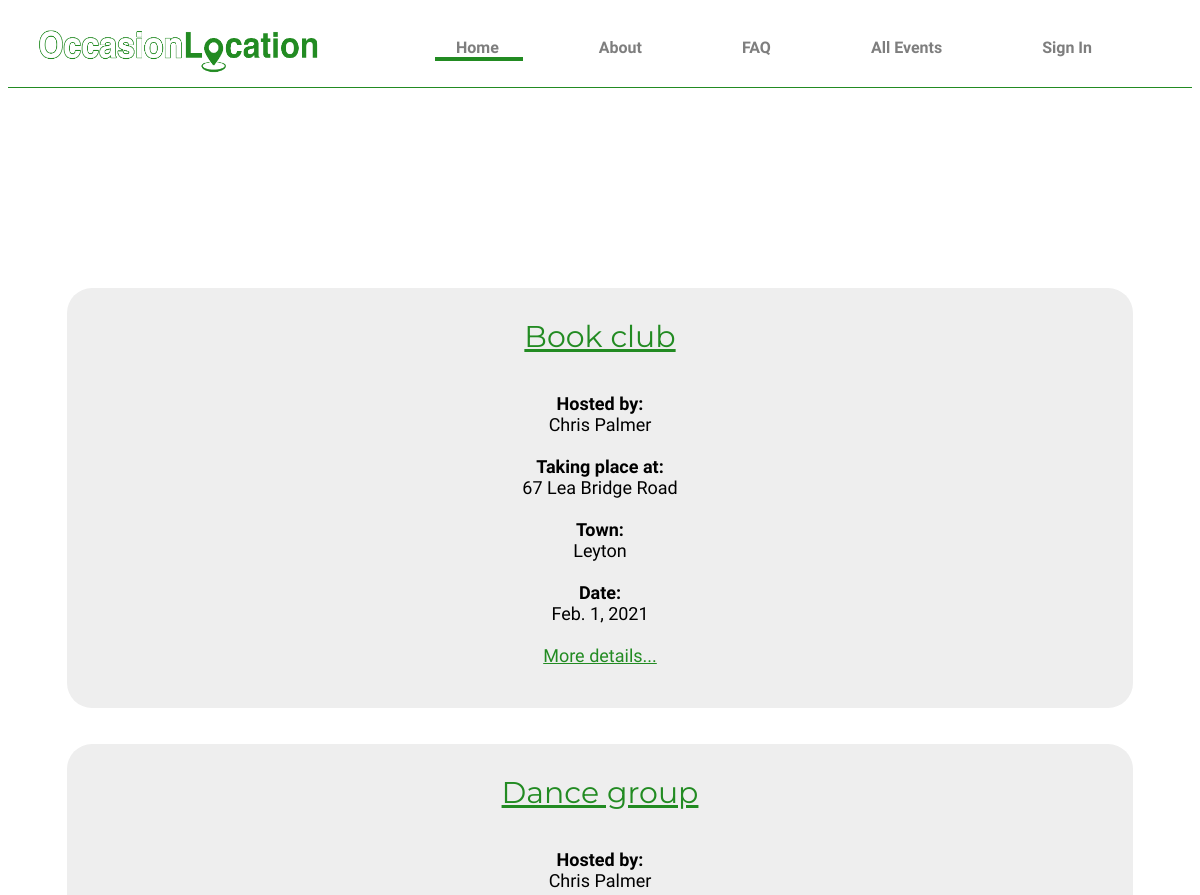
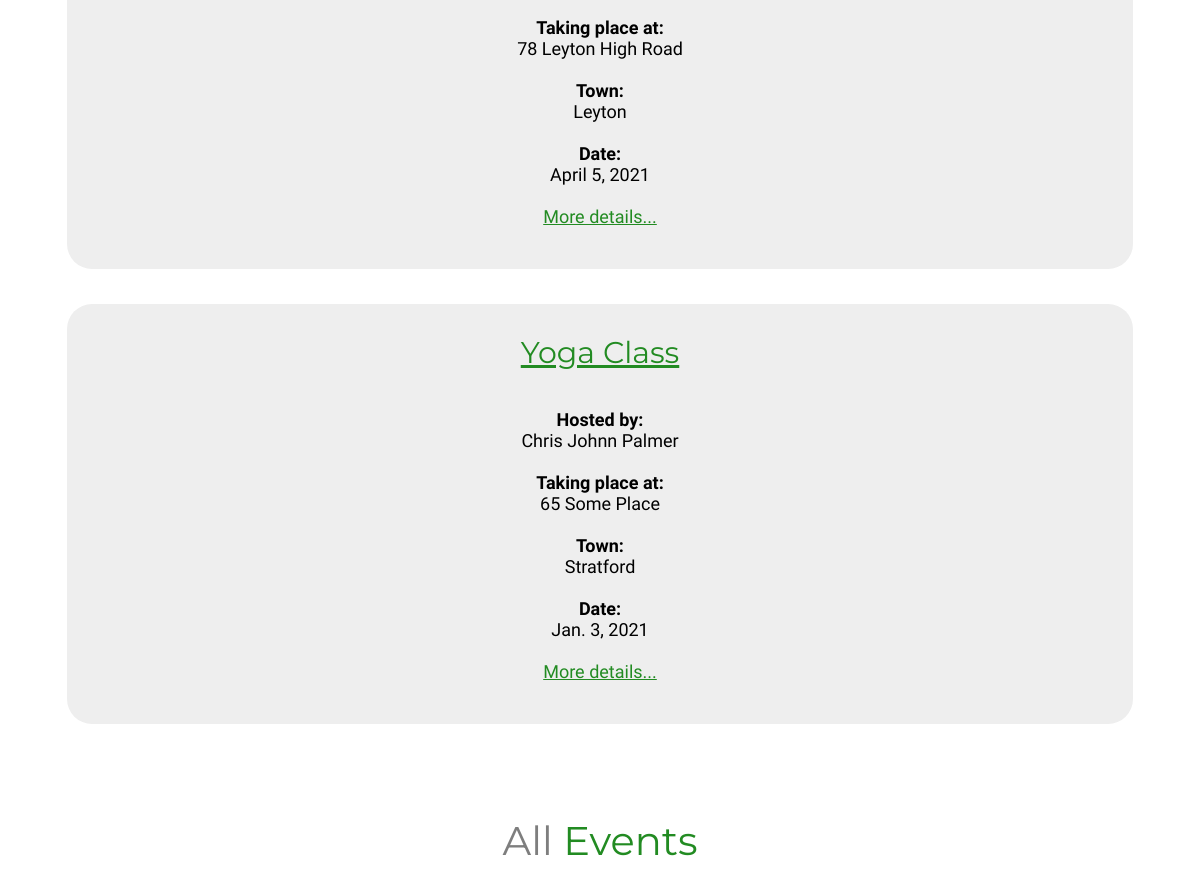
Page /list_events on the committed database (2 pictures, top to bottom).
### events/models.py (models this page shows, shortened)
class Event(models.Model):
	title = models.CharField(max_length=50)
	date = models.DateField()
	address = models.CharField(max_length=50)
	town = models.CharField(max_length=30)
	county = models.CharField(max_length=20)
	postcode = models.CharField(max_length=6)
	starttime = models.TimeField()
	genre = models.CharField(max_length=10)
	description = models.CharField(max_length=1024)
	price = models.DecimalField(decimal_places=2, max_digits=1000)
	duration = models.DecimalField(decimal_places=0, max_digits=1000)
	host = models.ForeignKey(User, on_delete=models.CASCADE)

### accounts/models.py (models this page shows, shortened)
class User(AbstractBaseUser):
    email = models.EmailField(max_length=255, unique=True, verbose_name='Email')
    firstname = models.CharField(max_length=20, verbose_name='First Name')
    lastname = models.CharField(max_length=20, verbose_name='Last Name')
    mobilenum = models.CharField(max_length=11, verbose_name='Mobile Number')
    username = models.CharField(max_length=255, unique=True, verbose_name='Username')
    timestamp = models.DateTimeField(auto_now_add=True)
    is_active = models.BooleanField(default=True)
    admin = models.BooleanField(default=False)
    staff = models.BooleanField(default=False)
    USERNAME_FIELD = 'email'
    REQUIRED_FIELDS = ['firstname', 'lastname', 'username']
    objects = UserManager()

### events/views.py (the view)
# urls.py: path('list_events', list_events, name='list-events'),
def list_events(request):
	event_list = Event.objects.all()
	return render(request, 'events.html', {'event_list': event_list})

### templates/events.html (shortened to what this page needs)
{% load static %}
<!DOCTYPE html>
<html>
<head>
<link rel="stylesheet" type="text/css" href="{% static 'css/style.css' %}" />
<header>
  <div class="containerevents">
    <img id="logo" src="{% static 'src/images/logo.png' %}" alt="OccasionLocation" width="300" height="75">
    <nav>
      <ul>
        <li class="one"><a href="{% url 'home' %}">Home</a></li>
        <li class="two"><a href="{% url 'about' %}">About</a></li>
        <li class="three"><a href="{% url 'faq' %}">FAQ</a></li>
        <li class="four"><a href="{% url 'list-events' %}">All Events</a></li>
        <li class="five">
          {% if request.user.is_authenticated %}
          <div class="dropdown">
              <a class="dropbtn">Account
                <i class="fa fa-caret-down"></i>
              </a>
            <div class="dropdown-content">
                <a href="{% url 'add-event' %}">Add Event</a>
                <a href="{% url 'your-events' %}">Your Events</a>
                <a href="{% url 'your-messages' %}">Messages</a>
                <a href="{% url 'settings' %}">Settings</a>
                <a href="{% url 'logout' %}">Logout</a>
            </div>
          </div>
          {% else %}
            <a href="{% url 'login' %}">Sign In</a></li>
          {% endif %}
        <hr />
      </ul>
    </nav>
    <div class="headline"></div>
  </div>
</header>
</head>
<body>
<section>
  <div class="alleventstxt">
    All <span style="color: #228b22">Events</span>
  </div>
  {% for event in event_list %}
    <div class="alleventsbox">
      <a href="{% url 'show-event' event.id %}"><div class="eventtitle"><u>{{ event.title }}</u></div></a><br/>
      <div class="eventdetails">
      <b> Hosted by: </b> <br/>
      {{ event.host.firstname}} {{event.host.lastname}} <br/>
      <br/>
      <b> Taking place at: </b> <br/>
      {{ event.address}} <br/>
      <br/>
      <b> Town: </b> <br/>
      {{ event.town }} <br/>
      <br/>
      <b> Date: </b> <br/>
      {{ event.date }} <br/>
      <br/>
      <a href="{% url 'show-event' event.id %}"><div class="eventdetailslink"><u>More details...</u></div></a><br/>
      </div>
    </div>
  {% endfor %}
</body>
</html>

### static/css/style.css (style rules this page uses)
body { background-color: white; }
header { background: #fff; }
header::after { content: ''; display: table; clear: both; }
#logo { float: left; color: white; padding: 0px 0px 0px 20px; font-weight: bold; }
nav { float: right; }
nav ul { margin: 0; padding: 10px 0px 0px 0px; list-style: none; }
nav li { float: left; padding-top: 20px; padding-right: 100px; }
nav a { color: #7E7E7E; font-size: 16px; width: 20%; text-decoration: none; font-family: 'Work Sans', sans-serif; font-weight: bold; }
.one ~ hr { margin-left: -2.9%; }
hr { height: .25rem; width: 12%; margin: 0px 0px 0px 0px; background: #228b22; border: none; transition: .3s ease-in-out; }
.headline { padding-top:79px; border-bottom:0.5px solid #228b22; }
.alleventstxt { position:absolute; top: 19%; left: 50%; transform: translate(-50%,-50%); width:90%; text-align: center; font-family: 'Montserrat', sans-serif; padding-top: 50px; font-size:40px; color: #7E7E7E; }
.alleventsbox { width:auto; height: 420px; background:#EEEEEE; color: #000; box-sizing: border-box; padding-top: 30px; margin-left:5%; margin-right:5%; margin-bottom:3%; border-radius: 25px; }
.containerevents { width: auto; margin: auto; position:relative; min-height: 35vh; text-decoration:none; }
.eventtitle { text-decoration: none; font-family: 'Montserrat', sans-serif; text-align:center; font-size: 30px; color: #228b22; }
.alleventsbox a { text-decoration:none; }
.eventdetails { padding-top:20px; text-align: center; font-family: 'Work Sans', sans-serif; font-size:18px; }
.eventdetailslink { text-decoration: none; color:#228b22; }

### rows in the picture
Event: title "Book club", host.firstname "Chris", host.lastname "Palmer", address "67 Lea Bridge Road", town "Leyton", date "Feb. 1, 2021"
Event: title "Dance group", host.firstname "Chris", host.lastname "Palmer", address "78 Leyton High Road", town "Leyton", date "April 5, 2021"
Event: title "Yoga Class", host.firstname "Chris Johnn", host.lastname "Palmer", address "65 Some Place", town "Stratford", date "Jan. 3, 2021"
